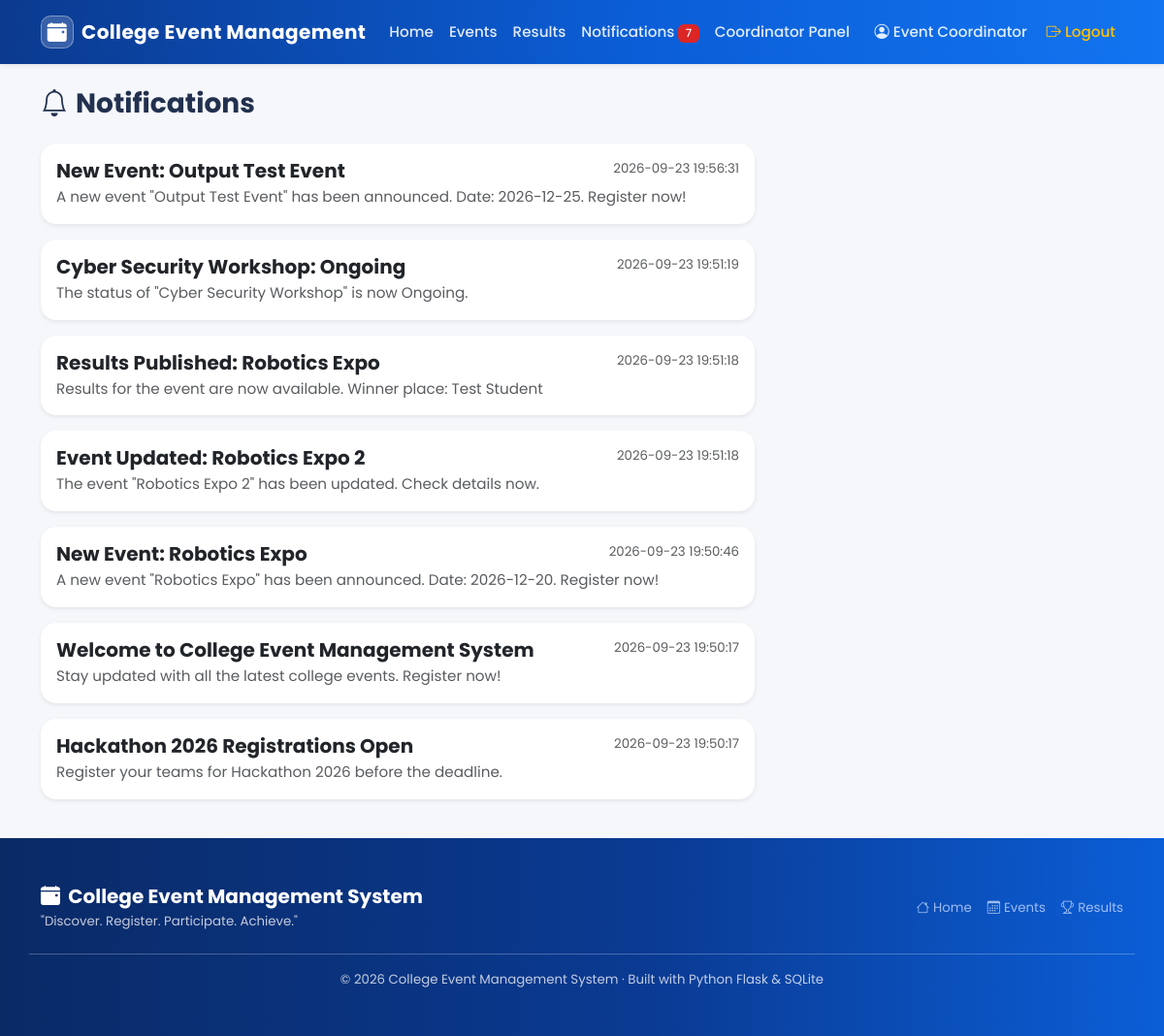
The app's page /notifications (signed in) with its own data.
### tables this page shows
CREATE TABLE users (
        id INTEGER PRIMARY KEY AUTOINCREMENT,
        name TEXT NOT NULL,
        email TEXT NOT NULL UNIQUE,
        password TEXT NOT NULL,
        role TEXT NOT NULL DEFAULT 'student',
        created_at TEXT NOT NULL
    );

CREATE TABLE notifications (
        id INTEGER PRIMARY KEY AUTOINCREMENT,
        title TEXT NOT NULL,
        message TEXT,
        created_at TEXT NOT NULL
    );

### app.py (the view)
@app.route('/notifications')
@login_required
def notifications():
    notifs = query('SELECT * FROM notifications ORDER BY created_at DESC')
    return render_template('notifications.html', notifs=notifs)

### app.py (called while the page is built)
def get_db():
    if 'db' not in g:
        g.db = sqlite3.connect(DATABASE)
        g.db.row_factory = sqlite3.Row
        g.db.execute('PRAGMA foreign_keys = ON')
    return g.db

def query(sql, args=(), one=False):
    cur = get_db().execute(sql, args)
    rows = cur.fetchall()
    cur.close()
    return (rows[0] if rows else None) if one else rows

def current_user():
    user_id = session.get('user_id')
    if user_id is None:
        return None
    return query('SELECT * FROM users WHERE id = ?', (user_id,), one=True)

def login_required(f):
    from functools import wraps
    @wraps(f)
    def wrapper(*args, **kwargs):
        if 'user_id' not in session:
            flash('Please login to continue.', 'warning')
            return redirect(url_for('login'))
        return f(*args, **kwargs)
    return wrapper

@app.context_processor
def inject_globals():
    user = current_user()
    unread = 0
    if user:
        unread = query('SELECT COUNT(*) c FROM notifications',
                       (), one=True)['c']
    return dict(current_user=user, categories=CATEGORIES,
                notif_count=unread, today=date.today().isoformat())

### templates/notifications.html (shortened to what this page needs)
{% extends 'base.html' %}
{% block content %}
<div class="d-flex justify-content-between align-items-center mb-4">
  <h3 class="fw-bold mb-0">
    <i class="bi bi-bell me-2"></i>Notifications
  </h3>
</div>
<div class="row">
  <div class="col-lg-8">
    {% for n in (all_notifs if add_mode else notifs) %}
    <div class="card border-0 shadow-sm rounded-4 mb-3">
      <div class="card-body">
        <div class="d-flex justify-content-between">
          <h5 class="fw-bold mb-1">{{ n.title }}</h5>
          <small class="text-muted text-nowrap ms-3">{{ n.created_at }}</small>
        </div>
        <p class="text-muted mb-0">{{ n.message }}</p>
      </div>
    </div>
    {% else %}
    <div class="text-center text-muted py-5">
      <i class="bi bi-bell display-4"></i>
      <p class="mt-2">No notifications yet.</p>
    </div>
    {% endfor %}
  </div>
</div>
{% endblock %}

### templates/base.html (shortened to what this page needs)
<!doctype html>
<html lang="en">
<head>
  <link href="{{ url_for('static', filename='vendor/poppins.css') }}" rel="stylesheet">
  <link href="{{ url_for('static', filename='vendor/bootstrap.min.css') }}" rel="stylesheet">
  <link href="{{ url_for('static', filename='vendor/bootstrap-icons.min.css') }}" rel="stylesheet">
  <link href="{{ url_for('static', filename='css/style.css') }}" rel="stylesheet">
</head>
<body>
  <nav class="navbar navbar-expand-lg navbar-dark bg-primary shadow-sm sticky-top">
    <div class="container">
      <a class="navbar-brand fw-bold" href="{{ url_for('index') }}">
        <span class="brand-badge"><i class="bi bi-calendar-event-fill"></i></span>
        <span>College Event Management</span>
      </a>
      <div class="collapse navbar-collapse" id="navContent">
        <ul class="navbar-nav me-auto">
          <li class="nav-item"><a class="nav-link" href="{{ url_for('index') }}">Home</a></li>
          <li class="nav-item"><a class="nav-link" href="{{ url_for('events') }}">Events</a></li>
          <li class="nav-item"><a class="nav-link" href="{{ url_for('results_page') }}">Results</a></li>
          {% if current_user %}
            <li class="nav-item"><a class="nav-link" href="{{ url_for('notifications') }}">
              Notifications {% if notif_count %}<span class="badge bg-danger">{{ notif_count }}</span>{% endif %}
            </a></li>
          {% endif %}
          {% if current_user and current_user.role == 'coordinator' %}
            <li class="nav-item"><a class="nav-link" href="{{ url_for('coordinator_dashboard') }}">Coordinator Panel</a></li>
          {% endif %}
        </ul>
        <ul class="navbar-nav align-items-lg-center gap-lg-1">
          {% if current_user %}
            <li class="nav-item">
              <a class="nav-link" href="{{ url_for('profile') }}">
                <i class="bi bi-person-circle me-1"></i>{{ current_user.name }}
              </a>
            </li>
            <li class="nav-item">
              <a class="nav-link text-warning" href="{{ url_for('logout') }}">
                <i class="bi bi-box-arrow-right me-1"></i>Logout
              </a>
            </li>
          {% endif %}
        </ul>
      </div>
    </div>
  </nav>
  <main class="container my-4">
    {% block content %}{% endblock %}
  </main>
  <footer class="text-white py-5">
    <div class="container">
      <div class="row g-4 align-items-center">
        <div class="col-md-6">
          <h5 class="fw-bold mb-1">
            <i class="bi bi-calendar-event-fill me-1"></i> College Event Management System
          </h5>
          <p class="opacity-75 small mb-0">"Discover. Register. Participate. Achieve."</p>
        </div>
        <div class="col-md-6 text-md-end">
          <div class="d-inline-flex gap-3">
            <a href="{{ url_for('index') }}" class="small opacity-75"><i class="bi bi-house me-1"></i>Home</a>
            <a href="{{ url_for('events') }}" class="small opacity-75"><i class="bi bi-calendar3 me-1"></i>Events</a>
            <a href="{{ url_for('results_page') }}" class="small opacity-75"><i class="bi bi-trophy me-1"></i>Results</a>
          </div>
        </div>
        <div class="col-12 text-center border-top border-white border-opacity-25 pt-3">
          <p class="small opacity-75 mb-0">&copy; 2026 College Event Management System &middot; Built with Python Flask &amp; SQLite</p>
        </div>
      </div>
    </div>
  </footer>
</body>
</html>

### static/css/style.css (style rules this page uses)
:root { --cems-primary: #0b5ed7; --cems-primary-dark: #093d8f; --cems-primary-light: #e9f0ff; --cems-dark: #13294b; --cems-gray: #6c7a94; --cems-bg: #f5f7fb; --cems-border: #e5eaf3; --cems-success: #16a34a; --cems-warning: #f59e0b; --cems-danger: #dc2626; --cems-radius: 14px; --cems-shadow: 0 6px 24px rgba(15, 40, 90, 0.08); --cems-shadow-lg: 0 14px 40px rgba(15, 40, 90, 0.14); }
* { box-sizing: border-box; }
html { scroll-behavior: smooth; }
body { font-family: 'Poppins', 'Segoe UI', system-ui, sans-serif; background: var(--cems-bg); color: #22314e; min-height: 100vh; display: flex; flex-direction: column; font-size: 0.95rem; }
main { flex: 1; }
h1, h2, h3, h4, h5, h6, .navbar-brand { font-family: 'Poppins', sans-serif; }
a { text-decoration: none; }
.navbar { background: linear-gradient(90deg, #0b3a8f 0%, #0b5ed7 55%, #1274f0 100%) !important; box-shadow: 0 4px 18px rgba(11, 62, 143, 0.25); padding: 0.7rem 0; }
.navbar-brand { font-weight: 700; font-size: 1.25rem; letter-spacing: 0.4px; display: inline-flex; align-items: center; gap: 0.5rem; }
.navbar-brand .brand-badge { width: 34px; height: 34px; display: inline-flex; align-items: center; justify-content: center; background: rgba(255, 255, 255, 0.18); border: 1px solid rgba(255, 255, 255, 0.35); border-radius: 10px; }
.navbar .nav-link { color: rgba(255, 255, 255, 0.88); font-weight: 500; padding: 0.5rem 0.9rem; border-radius: 8px; transition: all 0.2s ease; }
.card { border: 1px solid var(--cems-border); border-radius: var(--cems-radius); box-shadow: var(--cems-shadow); }
.badge { font-weight: 500; letter-spacing: 0.3px; }
.badge.bg-danger { background: var(--cems-danger) !important; }
footer { margin-top: auto; background: linear-gradient(90deg, #0a2a66 0%, #0a3a92 55%, #0b5ed7 100%) !important; }
footer a { color: #cfe0ff; }

### records on screen
users: name "Event Coordinator"
notifications: title "New Event: Output Test Event", created_at "2026-09-23 19:56:31", message "A new event \"Output Test Event\" has been announced. Date: 2026-12-25. Register now!"
notifications: title "Cyber Security Workshop: Ongoing", created_at "2026-09-23 19:51:19", message "The status of \"Cyber Security Workshop\" is now Ongoing."
notifications: title "Results Published: Robotics Expo", created_at "2026-09-23 19:51:18", message "Results for the event are now available. Winner place: Test Student"
notifications: title "Event Updated: Robotics Expo 2", created_at "2026-09-23 19:51:18", message "The event \"Robotics Expo 2\" has been updated. Check details now."
notifications: title "New Event: Robotics Expo", created_at "2026-09-23 19:50:46", message "A new event \"Robotics Expo\" has been announced. Date: 2026-12-20. Register now!"
notifications: title "Welcome to College Event Management System", created_at "2026-09-23 19:50:17", message "Stay updated with all the latest college events. Register now!"
notifications: title "Hackathon 2026 Registrations Open", created_at "2026-09-23 19:50:17", message "Register your teams for Hackathon 2026 before the deadline."

### other values on screen
{{ notif_count }} "7"
